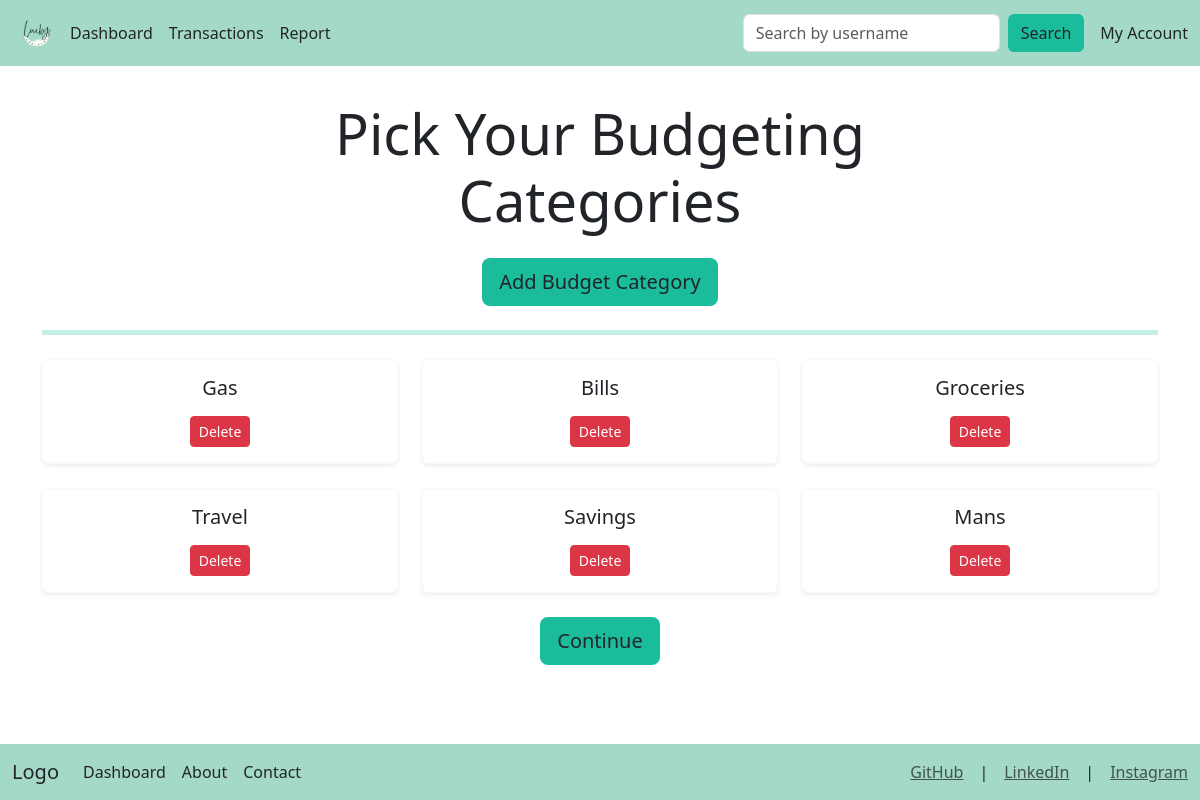
Page /category/ (signed in) on the committed database.
### budget/models.py (models this page shows, shortened)
class BudgetCategory(models.Model):
    user = models.ForeignKey(User, on_delete=models.CASCADE, related_name="budget_categories")
    name = models.CharField(max_length=100)
    created_at = models.DateTimeField(auto_now_add=True)
    class Meta:
        constraints = [
            models.UniqueConstraint(fields=['user', 'name'], name='unique_category_per_user')
        ]

### budget/views.py (the view)
# urls.py: path('category/', budget_views.category, name='category'),
@login_required
def category(request):
    if request.user.is_authenticated:
        categories = BudgetCategory.objects.filter(user=request.user)  # Filter by logged-in user
    else:
        categories = None
    return render(request, 'budgetCategory/category_index.html', {'categories': categories})

### budget/templates/budgetCategory/category_index.html (shortened to what this page needs)
{% extends 'baseUser.html' %}
{% load static %}
{% block body %}
<div class="container text-center" style="margin-top: 100px; margin-bottom: 50px">
  <div class="row justify-content-center mb-4">
    <div class="col-md-6">
      <h1 class="display-4 mb-4">Pick Your Budgeting Categories</h1>
      <a href="{% url 'add_category' %}" class="btn text-dark btn-lg" style="background-color: #1abc9c;">Add Budget Category</a>
    </div>
  </div>
  <hr class="border-0 mb-4" style="height: 5px; background-color: #1abc9c;">
  <div class="row justify-content-center">
    {% if categories %}
      {% for category in categories %}
        <div class="col-sm-6 col-md-4 mb-4">
          <div class="card shadow-sm border-light">
            <div class="card-body">
              <h5 class="card-title">{{ category.name }}</h5>
              <div class="text-center mt-3">
                <a href="{% url 'delete_category' category.id %}" class="btn btn-danger btn-sm">Delete</a>
              </div>
            </div>
          </div>
        </div>
      {% endfor %}
    {% else %}
      <div class="col-12">
        <p>No budget categories found. <a href="{% url 'add_category' %}">Add one here</a>.</p>
      </div>
    {% endif %}
  </div>
  <div class="text-center">
        <a href="{% url 'allocate_budget' %}" class="btn btn-lg" style="background-color: #1abc9c;">Continue</a>
  </div>
</div>
{% endblock %}

### budget/templates/baseUser.html (style rules this page uses)
.full-height { display: flex; flex-direction: column; height: 100vh; }

### rows in the picture
BudgetCategory: name "Gas"
BudgetCategory: name "Bills"
BudgetCategory: name "Groceries"
BudgetCategory: name "Travel"
BudgetCategory: name "Savings"
BudgetCategory: name "Mans"
